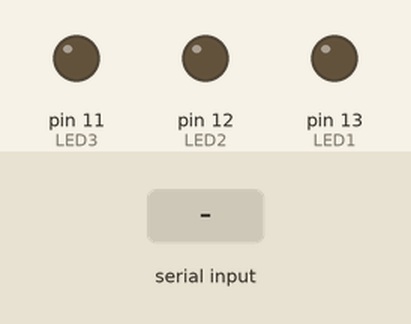
A sketch run on a simulated Arduino Uno, built with avr-gcc and run on an emulated ATmega328P. Shown: output pins drawn as LEDs (lit = HIGH). The inputs (shaded band) are chosen by the test bench.

Above: at 1.2 s.
1.3 s: "1\n" received over Serial
At 2.2 s:
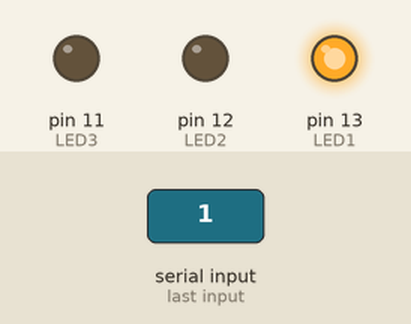
2.8 s: "2\n" received over Serial
At 3.3 s:
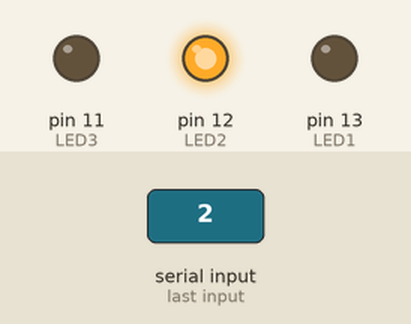
4.3 s: "3\n" received over Serial
At 5.5 s:
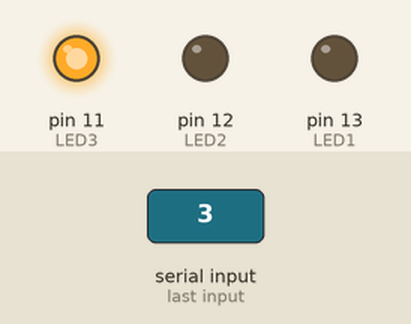
5.8 s: "90,45\n" received over Serial
At 6.8 s:
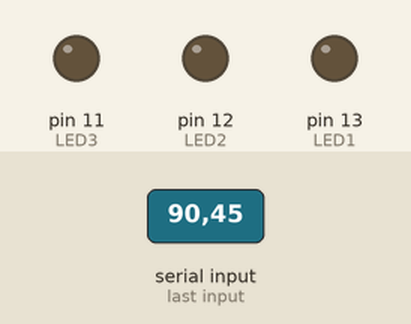
Timing chart, 0 to 8.3 s (numbered marks = the images above; inputs shaded):
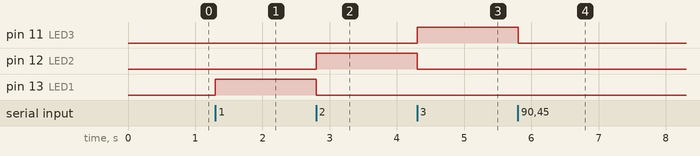

Measured:
- after the input at 1.3 s, pin 13 (LED1): LOW → HIGH at once
- after the input at 2.8 s, pin 12 (LED2): LOW → HIGH at once; pin 13 (LED1): HIGH → LOW at once
- after the input at 4.3 s, pin 11 (LED3): LOW → HIGH at once; pin 12 (LED2): HIGH → LOW at once
- after the input at 5.8 s, pin 11 (LED3): HIGH → LOW at once

The sketch:

arduino_led.cpp.ino
```cpp
int x;

int LED1 = 13;
int LED2 = 12;
int LED3 = 11;

void setup() {
  Serial.begin(115200);
  Serial.setTimeout(1);

   pinMode(LED1, OUTPUT);
   pinMode(LED2, OUTPUT);
   pinMode(LED3, OUTPUT);
}

void loop() {
  while (!Serial.available());
  x = Serial.readString().toInt();
  //Serial.print(x + 1);

  //# 13, 12, 11 output pins
  if(x==1){
    digitalWrite(LED1, HIGH);
    digitalWrite(LED2, LOW);
    digitalWrite(LED3, LOW);
    //delay(200);
  }
  else if(x==2) {
    digitalWrite(LED2, HIGH);
    digitalWrite(LED1, LOW);
    digitalWrite(LED3, LOW);

  }

  else if(x==3) {
    digitalWrite(LED3, HIGH);
    digitalWrite(LED2, LOW);
    digitalWrite(LED1, LOW);
  }
  else {
    digitalWrite(LED1, LOW);
    digitalWrite(LED2, LOW);
    digitalWrite(LED3, LOW);
  }

}
```
